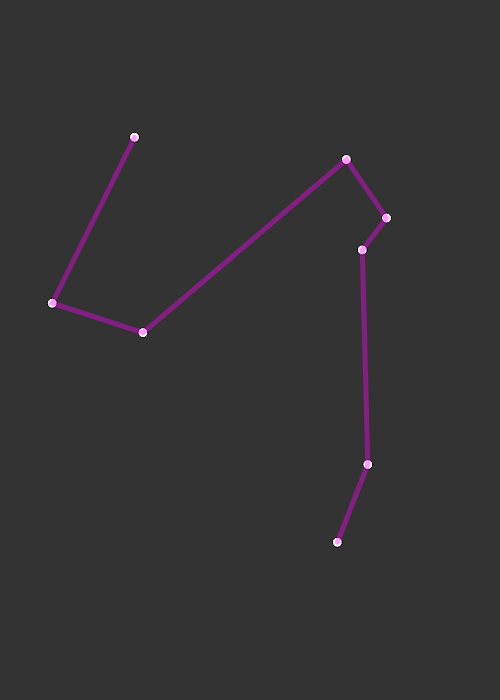
Frame 1 (no input)
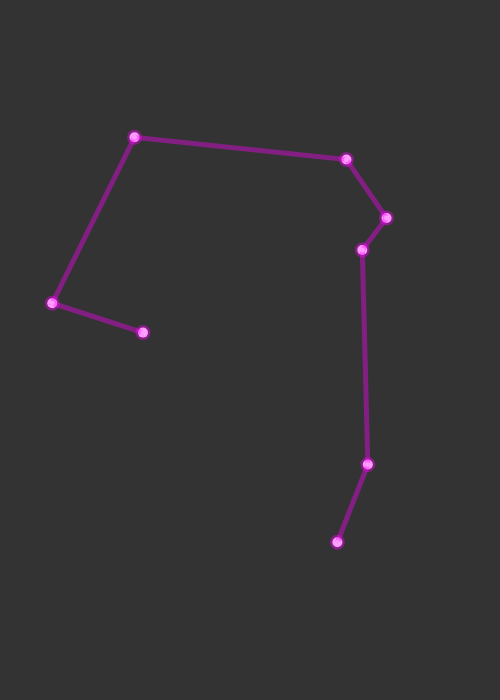
Frame 60 (no input)
Frame 120 (the mouse pressed at the canvas centre since frame 60): identical to frame 60, image omitted

The p5.js sketch that drew these frames (run headless with seeded random() and noise() and a simulated clock; from frame 60 on, the mouse is pressed at the canvas centre):

// p5.js sketch
// ── sketch.js
let cities = []
let totalCities = 8
let recordDistance = Infinity
let bestPath

let popSize = 300
let population = []
let fitness = []

function setup(){
    createCanvas(500,700)
    background(51)

    let order = [] // 0:(totalCities - 1)

    for(let i = 0; i < totalCities; i++){
        let v = createVector(random(25,width-25),random(25, height - 25))
        cities[i] = v
        order[i] = i
    }

    for(let i = 0; i < popSize; i++){
        population[i] = shuffleArray(order.slice()) //random population order
    }    
}

function draw(){
    background(51)

    //genetic algo
    calcFitness()
    normFitness()
    nextGeneration()

    fill(255)
    cities.forEach(city => ellipse(city.x, city.y, 10, 10))

    stroke(255,0,255,100)
    strokeWeight(5)
    noFill()
    beginShape()
    bestPath.forEach(cityId => vertex(cities[cityId].x, cities[cityId].y))
    endShape() 
}

let shuffleArray = function(arr){
    let shuffled = arr.map((a) => [Math.random(),a]).sort((a,b) => a[0]-b[0]).map((a) => a[1]);
    return shuffled
}

let calcDistance = function(points,order){    
    let sum = 0
    for(let i = 0; i < order.length - 1; i++){
        let cityA = points[order[i]]
        let cityB = points[order[i+1]]
        let d = dist(cityA.x, cityA.y, cityB.x, cityB.y)
        sum += d
    }
    return sum
}
// ── genetic.js
function calcFitness(){    
    for(let i = 0; i < population.length; i++){        
        let d = calcDistance(cities,population[i])
        if(d < recordDistance){
            recordDistance = d
            bestPath = population[i]
        }
        fitness[i] = 1 / (d + 1)
    }        
    console.log(recordDistance);
}

function normFitness(){
    let sum = 0
    for(let i = 0; i < fitness.length; i++){
        sum += fitness[i]
    }
    for(let i = 0; i < fitness.length; i++){
        fitness[i] = fitness[i] / sum
    }
}

function nextGeneration(){
    let newPopulation = []
    population.forEach(element => {
        let order = selectOne(population, fitness)
        mutate(order)
        newPopulation.push(order)
    })
    population = newPopulation
}

function mutate(order, mutationRate){
    let indexA = floor(random(order.length))
    let indexB = floor(random(order.length))
    swap(order,indexA,indexB)
}

function selectOne(list, prob){ 
    let index = 0
    let r = random(1)
    
    while(r > 0){
        r -= prob[index]
        index++
    }    
    index--
    return list[index].slice()
}

function swap(list,indexA,indexB){
    let temp = list[indexA]
    list[indexA] = list[indexB]
    list[indexB] = temp
}
